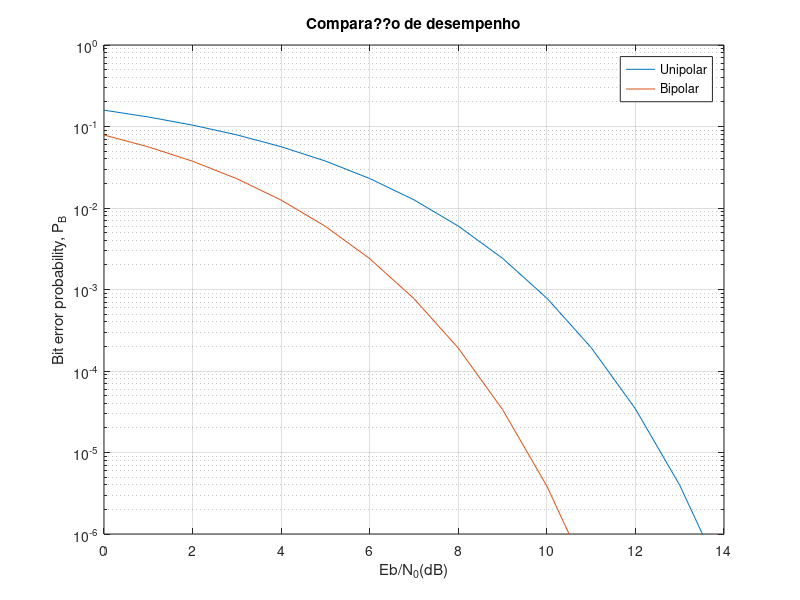

Source code (MATLAB):
clear all;
close all;
clc;

eb_dB = 0:14;
ebno = 10.^(eb_dB/10);  %valor dB

Pb1 = qfunc(sqrt(ebno))
Pb2 = qfunc(sqrt(2*ebno))


semilogy(eb_dB,Pb1); grid on; ylim([10e-7 1]);
title('Compara??o de desempenho'); xlabel('Eb/N_0(dB)');ylabel('Bit error probability, P_B');
hold on; 
semilogy(eb_dB,Pb2);legend('Unipolar' , 'Bipolar');
hold off;